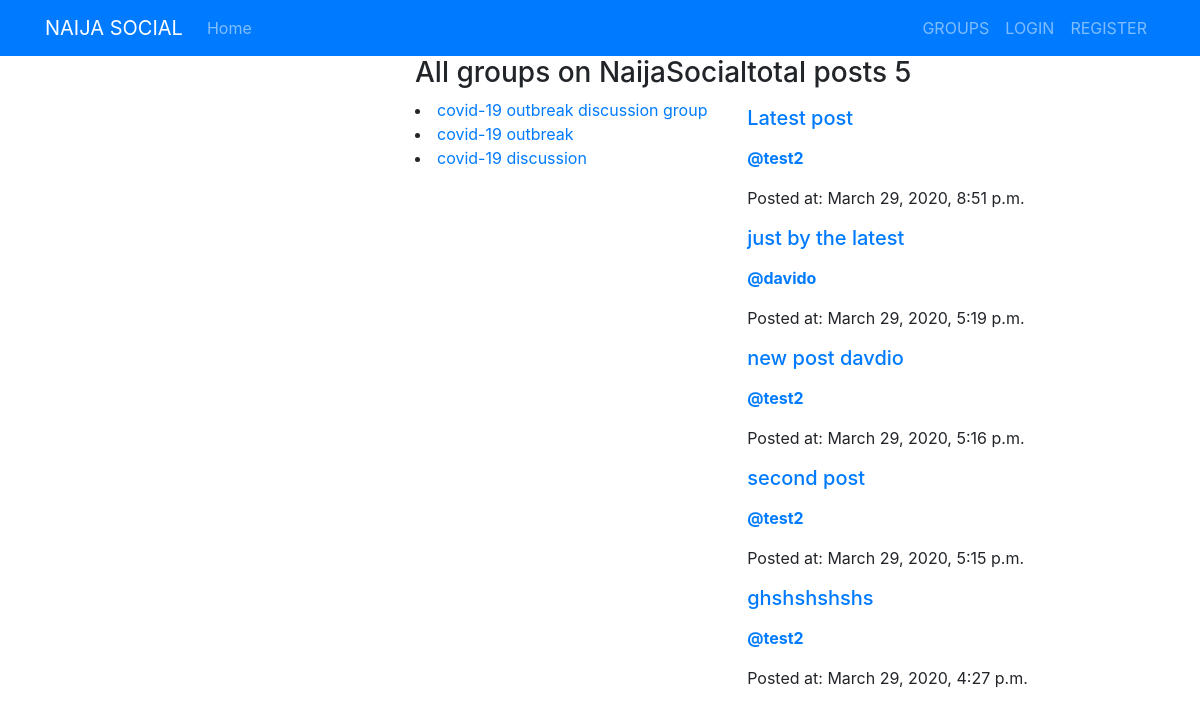
/posts/, run on the app's committed database.
### groups/models.py (models this page shows, shortened)
class Group(models.Model):
    name = models.CharField(max_length=50, unique=True)
    slug = models.SlugField(allow_unicode=True, unique=True)
    description = models.TextField(blank=True)
    description_html = models.TextField(editable=False, blank=True)
    members = models.ManyToManyField(User, through='GroupMember')

### posts/models.py (models this page shows, shortened)
class Post(models.Model):
    user = models.ForeignKey(User, related_name='posts', on_delete=models.CASCADE)
    posted_at = models.DateTimeField(auto_now=True)
    message = models.TextField()
    message_html = models.TextField(editable=False)
    group = models.ForeignKey(Group, related_name='posts',null=True,blank=True,on_delete=models.CASCADE)
    class Meta:
        ordering = ['-posted_at']
        unique_together = ['user', 'message']

### posts/views.py (the view)
# urls.py: path('', views.PostList.as_view(), name='list'),
class PostList(SelectRelatedMixin, ListView):
    model = models.Post
    select_related = ('user','group')
    def get_context_data(self, **kwargs):
        context = super().get_context_data(**kwargs)
        context['groups'] = Group.objects.filter(members__username=self.request.user.username).order_by('-pk')
        context['other_groups'] = Group.objects.all().order_by('-pk')
        return context

### posts/templates/posts/post_list.html (shortened to what this page needs)
{% extends 'posts/post_base.html' %}
{% block prepost %}
    <div class="col-md-4">
    </div>
    <div>
        <h3>All groups on NaijaSocial</h3>
        {% for group in other_groups %}
        <li><a href="{% url 'groups:single' slug=group.slug %}">{{group.name}}</a></li>
        {% endfor %}
    </div>
{% endblock %}
{% block post %}
    <div>
    <h3>total posts {{post_list.count}}</h3>
    {% for post in post_list %}
        <p><a href="{% url 'posts:single' pk=post.pk username=post.user.username %}">{% include 'posts/_post.html' %}</a></p>
    {% endfor %}
    </div>
{% endblock post %}

### posts/templates/posts/post_base.html (shortened to what this page needs)
{% extends 'base.html' %}
{% block body %}
    <div class="container">
        <div class="row">
            {% block prepost %}{% endblock %}
            {% block post %}{% endblock %}
        </div>
    </div>
{% endblock body %}

### templates/base.html (shortened to what this page needs)
<!DOCTYPE html>
{% load static %}
<html lang="en">
<head>
    <link rel="stylesheet" href="https://stackpath.bootstrapcdn.com/bootstrap/4.4.1/css/bootstrap.min.css">
    <link rel="stylesheet" href="{% static "css/master.css" %}">
    <nav class="navbar navbar-expand-lg navbar-dark bg-primary">
        <div class="container">
            <a class="navbar-brand" href="{% url 'home' %}">NAIJA SOCIAL</a>
            <div class="collapse navbar-collapse" id="navbarSupportedContent">
                <ul class="navbar-nav mr-auto">
                    <li class="nav-item">
                        <a class="nav-link" href="{% url 'home' %}">Home</a>
                    </li>
                </ul>
                <ul class="navbar-nav ml-auto">
                    {% if user.is_authenticated %}
                        <li class="nav-item">
                            <a class="nav-link" href="{% url 'posts:userposts' %}">MY POSTS</a>
                        </li>
                        <li class="nav-item">
                            <a class="nav-link" href="{% url 'posts:create' %}">CREATE POST</a>
                        </li>
                        <li class="nav-item">
                            <a class="nav-link" href="{% url 'posts:list' %}">POSTS</a>
                        </li>
                        <li class="nav-item">
                            <a class="nav-link" href="{% url 'groups:groupslist' %}">GROUPS</a>
                        </li>
                        <li class="nav-item">
                            <a class="nav-link" href="{% url 'groups:create' %}">CREATE GROUP</a>
                        </li>
                        <li class="nav-item">
                            <a class="nav-link" href="{% url 'accounts:logout' %}">LOGOUT</a>
                        </li>
                    {% else %}
                        <li class="nav-item">
                            <a class="nav-link" href="{% url 'groups:groupslist' %}">GROUPS</a>
                        </li>
                        <li class="nav-item">
                            <a class="nav-link" href="{% url 'accounts:login' %}">LOGIN</a>
                        </li>
                        <li class="nav-item">
                            <a class="nav-link" href="{% url 'accounts:register' %}">REGISTER</a>
                        </li>
                    {% endif %}
                </ul>
            </div>
        </div>
    </nav>
</head>
<body>
    <div class="container">
        {% block body %}
        {% endblock %}
    </div>
</body>
</html>

### posts/templates/posts/_post.html
<div class="">
  <h5>
      {{post.message_html|safe}}
  </h5>
  <p><a href="{% url 'posts:otherposts' username=post.user.username %}"><strong>@{{post.user.username}}</strong></a></p>
  <p>Posted at: {{post.posted_at}} </p>
</div>

### data on the page
Group: name "covid-19 outbreak discussion group"
Group: name "covid-19 outbreak"
Group: name "covid-19 discussion"
Post: message_html "Latest post", user.username "test2", posted_at "March 29, 2020, 8:51 p.m."
Post: message_html "just by the latest", user.username "davido", posted_at "March 29, 2020, 5:19 p.m."
Post: message_html "new post davdio", user.username "test2", posted_at "March 29, 2020, 5:16 p.m."
Post: message_html "second post", user.username "test2", posted_at "March 29, 2020, 5:15 p.m."
Post: message_html "ghshshshshs", user.username "test2", posted_at "March 29, 2020, 4:27 p.m."

### other printed values
{{ post_list.count }} "5"
